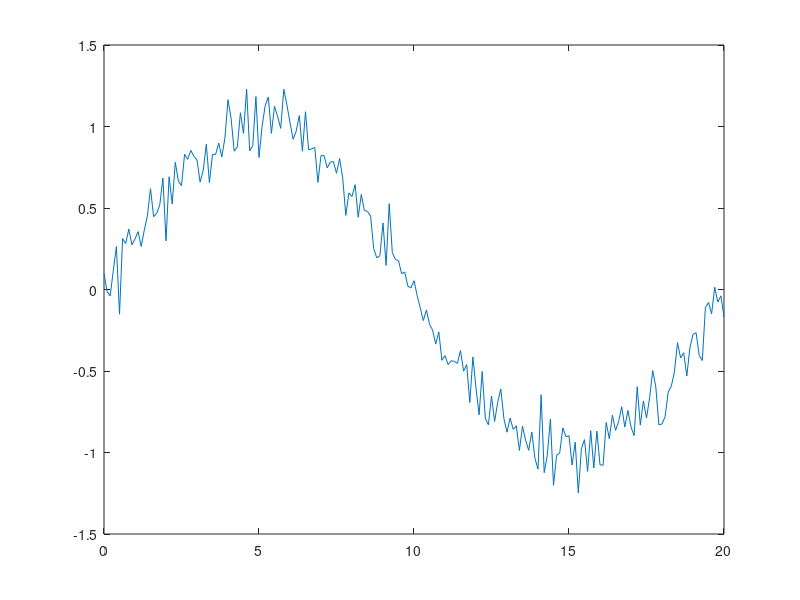

This figure's MATLAB source:
clear all;
close all;

rng('shuffle')

x = 0:0.1:20;
y = sin(2*pi/20*x);
noise = randn(1, 201)*0.1;

grid on
figure(1)
plot(x, y+noise)
